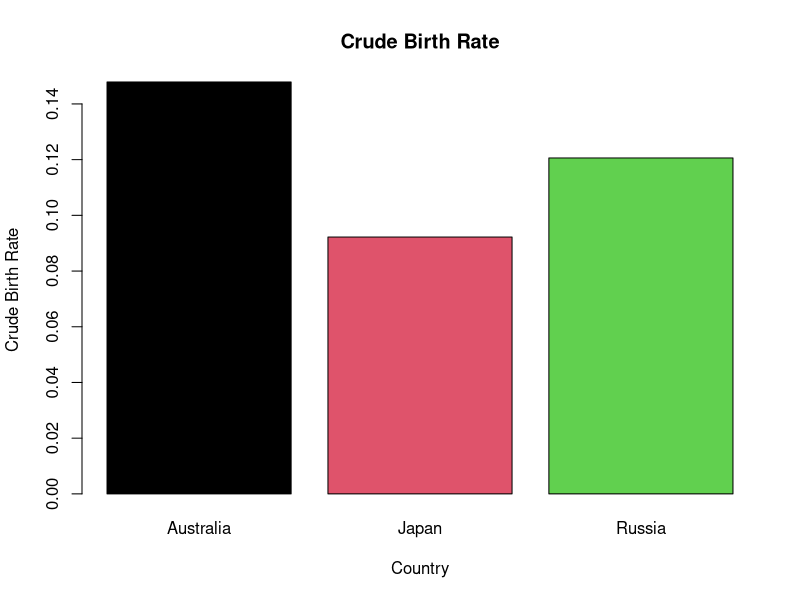

Generate this figure with R:
## R tutorial 1 - Getting started with R
## Student copy
## DEMO2002 - Population dynamics
## 22-Feb-2023

## Welcome to the magical world of R
## It's a calculator, a spreadsheet, a painter, and many more.

#### vectors ####

## Objects

a <- 5
  
  ##   Vectors (are made of elements that are all 
  ##   of the same type, for example characters, 
  ##   numbers,...)
  
  vec1 <- c(1,2,3)  

## must of the same type
## notice the indicator ("num","int","chr")

## what if we don't do numbers, it's called strings

vec2 <- c("CBR","CDR","CRNM")

vec2 <- c(1, "pi", pi)
  
  ## if there is a difference like above, 
  ## R will coerce it to "chr"
  
  ## there is more than one way to constitute vectors
  
  vec1 <- c(1,2,3)

## or 

vec1 <- 1:5
  
  ## Sequence function: create a vector from 0 to 25 
  ## with a distance of 5 between each element
  
  vec4 <- seq(from=0, to=25, by=5)

## Repeat function: repeat the number 5 for 7 times

vec3 <-  rep(3, 7)
  
  ## also works for characters
  
  vec3 <- rep("pi", 3) 
  
  
  #### Data Frames ####

##  We cannot put numbers and characters together in vectors.
##  But we can with data.frame

setwd("D:/GitHub/DEMO2002/Introduction")

## You can also set the working directory by going to: session > 
## set working directory > choose working directory

## import data
data <- read.table("population.txt", header = TRUE, sep = ",") 

## For importing text files
## header is to incorporate column names,
## skip is to avoid title,
## sep is to separate value.

data

##  This is a data.frame, it contains vector for each column
##  Think of it intuitively as an table.

## extract vectors from data frame

Country <- data$Country
  Pt1 <- data$Pt1
  
  #### Calculations ####

##  Balance equation

##  Compute Pt2

B <- data$B
  D <-  data$D
  M <- data$M
  
  Pt2 <- Pt1+B-D+M 

data$Pt2 <- Pt2 

## Move on to rates

## Person years = Exposure
PY <- (data$Pt2 + data$Pt1)/2
  
  ## Crude growth rates (CGR)
  CGR <- (data$Pt2 - data$Pt1)/PY
  
  ## Crude birth rates (CBR)
  CBR <- data$B/PY
  
  ## Crude death rates (CDR)
  CDR <- data$D/PY
  
  ## Crude rate of natural increase (CRNI)
  CRNI <- (CBR - CDR)
  
  ## Crude net migration rate (CRNM)
  CRNM <- data$M/PY
  
  #### data presentation ####

barplot(CBR,names.arg = data$Country,col=c(1:3))
  title(main = "Crude Birth Rate", xlab = "Country", ylab = "Crude Birth Rate")

#### recap! ####

## 1. What is a data.frame?
## 2. How to read data?
## 3. How to do calculation with vectors?
## 4. barplot!